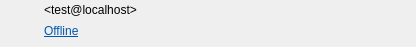
<ui version="4.0" >
 <class>AccountStatusWidget</class>
 <widget class="QWidget" name="AccountStatusWidget" >
  <property name="geometry" >
   <rect>
    <x>0</x>
    <y>0</y>
    <width>416</width>
    <height>47</height>
   </rect>
  </property>
  <property name="sizePolicy" >
   <sizepolicy vsizetype="Minimum" hsizetype="Minimum" >
    <horstretch>0</horstretch>
    <verstretch>0</verstretch>
   </sizepolicy>
  </property>
  <property name="windowTitle" >
   <string>Form</string>
  </property>
  <layout class="QHBoxLayout" name="horizontalLayout" >
   <property name="spacing" >
    <number>6</number>
   </property>
   <property name="leftMargin" >
    <number>6</number>
   </property>
   <property name="topMargin" >
    <number>0</number>
   </property>
   <property name="rightMargin" >
    <number>6</number>
   </property>
   <property name="bottomMargin" >
    <number>6</number>
   </property>
   <item>
    <widget class="QLabel" name="m_AvatarLabel" >
     <property name="sizePolicy" >
      <sizepolicy vsizetype="Fixed" hsizetype="Fixed" >
       <horstretch>0</horstretch>
       <verstretch>0</verstretch>
      </sizepolicy>
     </property>
     <property name="minimumSize" >
      <size>
       <width>32</width>
       <height>32</height>
      </size>
     </property>
    </widget>
   </item>
   <item>
    <layout class="QVBoxLayout" name="verticalLayout" >
     <property name="spacing" >
      <number>0</number>
     </property>
     <item>
      <widget class="QLabel" name="m_NameLabel" >
       <property name="text" >
        <string>&amp;lt;test@localhost&amp;gt;</string>
       </property>
      </widget>
     </item>
     <item>
      <widget class="QLabel" name="m_StatusLabel" >
       <property name="text" >
        <string>&lt;!DOCTYPE HTML PUBLIC "-//W3C//DTD HTML 4.0//EN" "http://www.w3.org/TR/REC-html40/strict.dtd">
&lt;html>&lt;head>&lt;meta name="qrichtext" content="1" />&lt;style type="text/css">
p, li { white-space: pre-wrap; }
&lt;/style>&lt;/head>&lt;body style=" font-family:'DejaVu Sans'; font-size:9pt; font-weight:400; font-style:normal;">
&lt;p style=" margin-top:0px; margin-bottom:0px; margin-left:0px; margin-right:0px; -qt-block-indent:0; text-indent:0px;">&lt;a href="#show-presence-menu">&lt;span style=" text-decoration: underline; color:#0057ae;">Offline&lt;/span>&lt;/a>&lt;/p>&lt;/body>&lt;/html></string>
       </property>
       <property name="scaledContents" >
        <bool>false</bool>
       </property>
       <property name="openExternalLinks" >
        <bool>false</bool>
       </property>
       <property name="textInteractionFlags" >
        <set>Qt::LinksAccessibleByMouse</set>
       </property>
      </widget>
     </item>
    </layout>
   </item>
  </layout>
 </widget>
 <resources>
  <include location="../synapse.qrc" />
 </resources>
 <connections/>
</ui>
